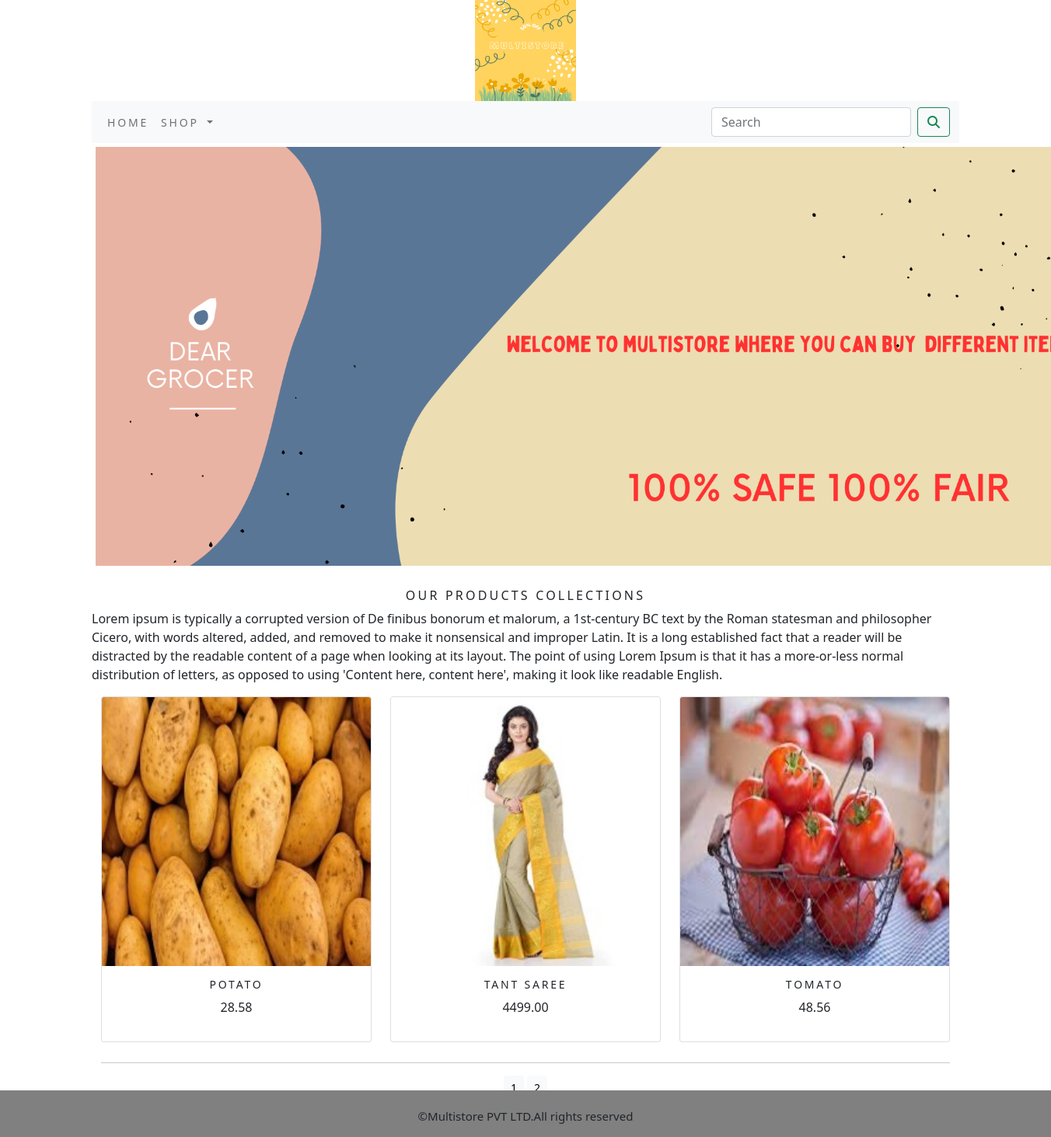
The app's page /commerceapp/?page=2 with its own data.
### commerceapp/models.py (models this page shows, shortened)
class Product(models.Model):
    name = models.CharField(max_length=200, unique=True)
    slug = models.SlugField(max_length=200, unique=True)
    description = models.TextField(blank=True)
    image = models.ImageField(upload_to='product', blank=True)
    price = models.DecimalField(max_digits=10,decimal_places=2)
    category = models.ForeignKey(Category,on_delete=models.CASCADE)
    stock = models.IntegerField()
    available = models.BooleanField(default=True)
    created = models.DateTimeField(auto_now_add=True)
    updated = models.DateTimeField(auto_now=True)
    def get_url(self):
        return reverse('commerceapp:ProCatdetail',args=[self.category.slug,self.slug])
    class Meta:
        ordering = ('name',)
        verbose_name = 'product'
        verbose_name_plural = 'products'

### commerceapp/views.py (the view)
# urls.py: path('',views.allProdCat,name='allProdCat'),
def allProdCat(request, c_slug=None):
    c_page = None
    products_list = None
    if c_slug!= None:
        c_page = get_object_or_404(Category, slug=c_slug)
        products_list = Product.objects.all().filter(category=c_page, available=True)
    else:
        products_list = Product.objects.all().filter(available=True)
    paginator=Paginator(products_list,6)
    try:
        page=int(request.GET.get('page','1'))
    except:
        page=1
    try:
        products=paginator.page(page)
    except (EmptyPage,InvalidPage):
        products=paginator.page(paginator.num_pages)
    return render(request,"category.html",{'category':c_page,'products':products})

### cartapp/contextprocessors.py (called while the page is built)
def counter(request):
    item_count=0
    if 'admin' in request.path:
        return {}
    else:
        try:
            cart=Cart.objects.filter(cart_id=_cart_id(request))
            car_items=CartItem.objects.all().filter(cart=cart[:1])
            for cart_item in car_items:
                item_count += cart_item.quantity
        except Cart.DoesNotExist:
            item_count =0
    return dict(item_count=item_count)

### cartapp/views.py (called while the page is built)
def _cart_id(request):
    cart = request.session.session_key
    if not cart:
        cart = request.session.create()
    return cart

### commerceapp/context processors.py (called while the page is built)
def menu_links(request):
    links=Category.objects.all()
    return dict(links=links)

### commerceapp/models.py (called while the page is built)
    def get_url(self):
        return reverse('commerceapp:products_by_category', args=[self.slug])

### templates/category.html (shortened to what this page needs)
{% extends 'base.html' %}
{% load static %}
{% block content %}
<div class="mx_auto">
    {% if category %}
        <img  class="my_image" src="{{category.image.url}}" alt="{{category.name}}">
</div>
    <br>
<div>
    <h1 class="text-center my_title">{{category.name}}</h1>
    <p class="text-justify">{{category.description}}</p>
</div>
    {% else %}
<div>
    <img class="my_image my_image_padding" src="{% static 'img/banners.png' %}" alt="Our Products" style=" width:1300px;">
</div>
    <br>
<div>
    <h1 class="text-center my_title">Our Products Collections</h1>
    <p class="text-justify">Lorem ipsum is typically a corrupted version of De finibus bonorum et malorum, a 1st-century BC text by the Roman statesman and philosopher Cicero, with words altered, added, and removed to make it nonsensical and improper Latin. It is a long established fact that a reader will be distracted by the readable content of a page when looking at its layout. The point of using Lorem Ipsum is that it has a more-or-less normal distribution of letters, as opposed to using 'Content here, content here', making it look like readable English. </p>
</div>
    {% endif %}
<div class="container">
    <div class="row mx_auto">
        {% for product in products.object_list %}
        <div class="my_bottom_margin col-9 col-sm-12 col-md-4 col-lg-4">
            <div class="card text-center" style="min-width:18rem;">
                <a href="{{product.get_url}}"><img class="card-img-top my_image" src="{{product.image.url}}" alt="{{product.name}}"></a>
                <div class="card-body">
                    <h4>{{product.name}}</h4>
                    <p>{{product.price}}</p>
                </div>
            </div>
        </div>
        {% endfor %}
    </div>
        <div class="mx-auto">
            {% if products.paginator.num_pages > 1 %}
            <hr>
            <div class="text-center">
                {% for pg in products.paginator.page_range %}
                    <a href="?page={{pg}}" class="btn btn-light btn-sm {% if products.number == pg %} active {% endif %}"}>{{pg}}</a>
                {% endfor %}
            </div>
            {% endif %}
        </div>
        <br>
    </div>
</div>
{% endblock %}

### static/css/custom.css (style rules this page uses)
body { font-family: 'Raleway', sans-serif; text:justify; }
.my_image { width:100%; height:auto; }
.my_title { font-size:16px; text-transform:uppercase; letter-spacing: .2em; }
.my_image_padding { padding:5px; }
.my_bottom_margin { margin-bottom:10px; }
.card-body h4 { font-size:14px; text-transform:uppercase; letter-spacing:0.2em; }

### records on screen
Product: image (picture), name "POTATO", price "28.58"
Product: image (picture), name "TANT SAREE", price "4499.00"
Product: image (picture), name "TOMATO", price "48.56"

### other values on screen
{{ pg }} "1" "2"
